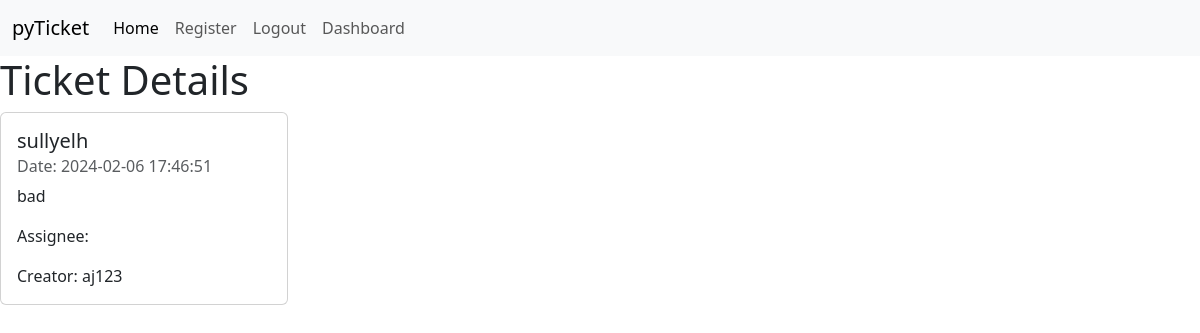
Screenshot of /ticket/2 (signed in) with the database file from the repository.
### pyticket.py (models this page shows, shortened)
class Ticket(db.Model):
    id = db.Column(db.Integer, primary_key=True)
    assignee = db.Column(db.String(20), nullable=True)
    creator_id = db.Column(db.Integer, db.ForeignKey('user.id'), nullable=False)
    creator = relationship('User', foreign_keys=[creator_id])
    date = db.Column(db.DateTime, default=datetime.utcnow)
    title = db.Column(db.String(100), nullable=False)
    description = db.Column(db.Text, nullable=False)

class User(db.Model):
    id = db.Column(db.Integer, primary_key=True)
    username = db.Column(db.String(20), unique=False, nullable=False)
    email = db.Column(db.String(), unique=True, nullable=False)
    password = db.Column(db.String(), unique=False, nullable=False)

### pyticket.py (the view)
@app.route('/ticket/<int:ticket_id>')
@login_required
def ticket_details(ticket_id):
    ticket = Ticket.query.get_or_404(ticket_id)
    return render_template('ticket-details.html', ticket=ticket)

### pyticket.py (called while the page is built)
@login_manager.user_loader
def load_user(user_id):
    return User.query.get(int(user_id))

### templates/ticket-details.html (shortened to what this page needs)
{% extends "base.html" %}
{% block content %}
    <h1>Ticket Details</h1>
    <div class="card" style="width: 18rem;">
        <div class="card-body">
          <h5 class="card-title">{{ ticket.title }}</h5>
          <h6 class="card-subtitle mb-2 text-body-secondary">Date: {{ ticket.date.strftime('%Y-%m-%d %H:%M:%S') }}</h6>
          <p class="card-text">{{ ticket.description }}</p>
          <p class="card-text">Assignee: {{ ticket.assignee.username }}</p>
          <p class="card-text">Creator: {{ ticket.creator.username }}</p>
        </div>
      </div>
{% endblock %}

### rows the page displays
Ticket: title "sullyelh", date "2024-02-06 17:46:51", description "bad"
User: creator.username "aj123"
